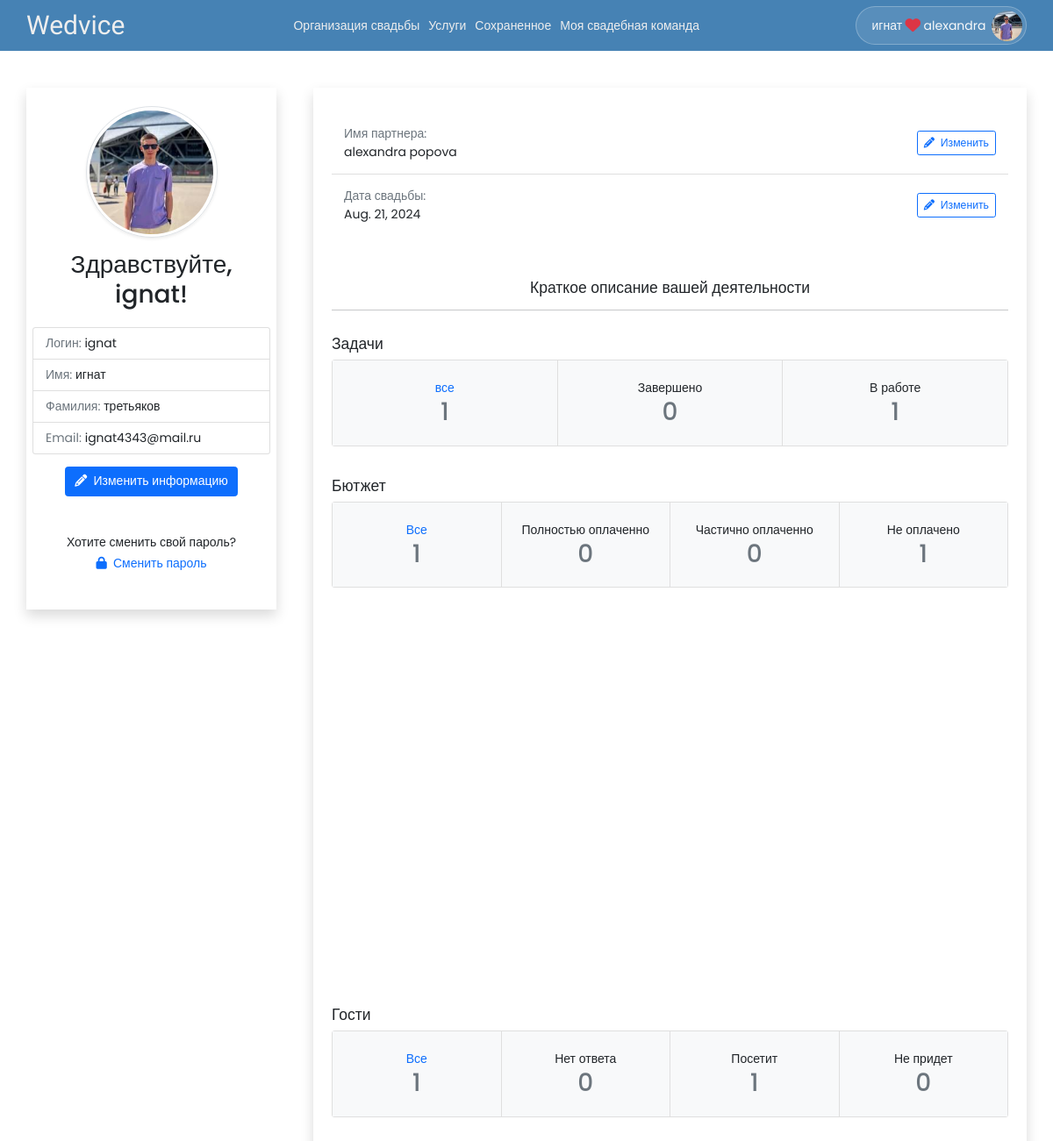
Screenshot of /U/profile/ (signed in) with the database file from the repository.
### dreamwed/models.py (models this page shows, shortened)
class User(AbstractUser):
   is_vendor = models.BooleanField(default=False)
   is_wedding_planner = models.BooleanField(default=False)
   phone_number = PhoneNumberField(blank=True, null=True, unique=True)
   profile = models.ImageField(default='default.jpg', upload_to='profile_pics')
   class Meta:
      ordering = ['last_name', 'first_name']

class WeddingPlanner(models.Model):
   user = models.OneToOneField(User, on_delete=CASCADE, primary_key=True)
   partner_first_name = models.CharField(max_length=50, blank=True, null=True)
   partner_last_name = models.CharField(max_length=50, blank=True, null=True)
   wedding_date = models.DateField(blank=True, null=True)
   wedding_budget = models.FloatField(blank=True, null=True)

### dreamwed/views/dreamwed.py (the view)
# urls.py: path('U/profile/', dreamwed.user_profile, name='user-profile'),
@login_required
def user_profile(request):
   curr_user = request.user
   if curr_user.is_vendor:
      img_form = VendorImageUploadForm()
      images = VendorImageUpload.objects.filter(vendor_id=curr_user.id)
      context = {
         'img_form': img_form,
         'images': images,
      }
      return render(request, 'vendor/profile.html', context)
   elif curr_user.is_wedding_planner:
      all_todos = Todo.objects.filter(wedplanner_id=curr_user.id).count()
      completed_todos = Todo.objects.filter(wedplanner_id=curr_user.id, completed=True).count()
      in_progress_todos = Todo.objects.filter(wedplanner_id=curr_user.id, completed=False).count()
      budget_items = BudgetItem.objects.filter(wedplanner_id=curr_user.id).count()
      budget_items_fully_paid = BudgetItem.objects.filter(wedplanner_id=curr_user.id, cost=F('paid')).count()
      budget_items_partially_paid = BudgetItem.objects.filter(
         wedplanner_id=curr_user.id,
         cost__gt=F('paid'),
         paid__gt=0).count()
      budget_items_not_paid = BudgetItem.objects.filter(wedplanner_id=curr_user.id, paid=0).count()
      budget_items_not_paid += BudgetItem.objects.filter(wedplanner_id=curr_user.id, paid=None).count()
      all_guests = Guest.objects.filter(wedplanner_id=curr_user.id).count()
      guests_pending = Guest.objects.filter(wedplanner_id=curr_user.id, rsvp='Pending').count()
      guests_attending = Guest.objects.filter(wedplanner_id=curr_user.id, rsvp='Attending').count()
      guests_declined = Guest.objects.filter(wedplanner_id=curr_user.id, rsvp='Declined').count()
      context = {
         'all_todos': all_todos,
         'completed_todos': completed_todos,
         'in_progress_todos': in_progress_todos,
         'budget_items': budget_items,
         'budget_items_fully_paid': budget_items_fully_paid,
         'budget_items_partially_paid': budget_items_partially_paid,
         'budget_items_not_paid': budget_items_not_paid,
         'all_guests': all_guests,
         'guests_pending': guests_pending,
         'guests_attending': guests_attending,
         'guests_declined': guests_declined,
      }
      return render(request, 'wedplanner/profile.html', context)

### templates/wedplanner/profile.html (shortened to what this page needs)
{% extends 'include/user-profile-base.html' %}
{% block extra-profile-info %}
<ul class="list-group list-group-flush py-2">
   <li class="list-group-item d-flex justify-content-between align-items-center py-3">
      <div>
         <div class="text-muted">Имя партнера:</div>
         {% if user.weddingplanner.partner_first_name or user.weddingplanner.partner_last_name %}
            {{ user.weddingplanner.partner_first_name }} {{ user.weddingplanner.partner_last_name }}
         {% else %}
            Не указанно. <i>Нажмите кнопку <code>Изменить</code> что бы добавить имя вашего партнера</i>
         {% endif %}
      </div>
      <a href="{% url 'wedplanner-profile-update' %}" class="btn btn-outline-primary btn-sm ms-2">
         <i class="fas fa-pencil-alt"></i>
         <span class="ms-1">Изменить</span>
      </a>
   </li>
   <li class="list-group-item d-flex justify-content-between align-items-center py-3">
      <div>
         <div class="text-muted">Дата свадьбы:</div>
         {% if user.weddingplanner.wedding_date %}
            {{ user.weddingplanner.wedding_date }}
         {% else %}
            Не указанно. <i>Нажмите кнопку <code>Изменить</code> что бы добавить имя вашего партнера</i>
         {% endif %}
      </div>
      <a href="{% url 'wedplanner-profile-update' %}" class="btn btn-outline-primary btn-sm ms-2">
         <i class="fas fa-pencil-alt"></i>
         <span class="ms-1">Изменить</span>
      </a>
   </li>
</ul>
<div class="mt-5 mb-3">
   <h5 class="text-center">Краткое описание вашей деятельности</h5>
   <hr>
</div>
<section class="py-2 mt-4">
   <h5 class="mb-2">Задачи</h5>
   <div class="card-group justify-content-center text-center">
      <div class="card">
         <a href="{% url 'checklist-all' %}" class="d-block bg-light py-4">
            <p class="m-0">все</p>
            <h2 class="text-muted m-0">{{ all_todos }}</h2>
         </a>
      </div>
      <div class="card">
         <div class="d-block bg-light py-4">
            <p class="m-0">Завершено</p>
            <h2 class="text-muted m-0">{{ completed_todos }}</h2>
         </div>
      </div>
      <div class="card">
         <div class="d-block bg-light py-4">
            <p class="m-0">В работе</p>
            <h2 class="text-muted m-0">{{ in_progress_todos }}</h2>
         </div>
      </div>
   </div>
</section>
<section class="py-2 mt-4">
   <h5 class="mb-2">Бютжет</h5>
   <div class="card-group justify-content-center text-center">
      <div class="card">
         <a href="{% url 'budget-manager' %}" class="d-block bg-light py-4">
            <p class="m-0">Все</p>
            <h2 class="text-muted m-0">{{ budget_items }}</h2>
         </a>
      </div>
      <div class="card">
         <div class=" bg-light py-4">
            <p class="m-0">Полностью оплаченно</p>
            <h2 class="text-muted m-0">{{ budget_items_fully_paid }}</h2>
         </div>
      </div>
      <div class="card">
         <div class=" bg-light py-4">
            <p class="m-0">Частично оплаченно</p>
            <h2 class="text-muted m-0">{{ budget_items_partially_paid }}</h2>
         </div>
      </div>
      <div class="card">
         <div class=" bg-light py-4">
            <p class="m-0">Не оплачено</p>
            <h2 class="text-muted m-0">{{ budget_items_not_paid }}</h2>
         </div>
      </div>
   </div>
   <div id="chartContainer" class="mt-5" style="height: 400px; max-width: 920px; margin: 0px auto;"></div>
</section>
<section class="py-2 mt-4">
   <h5 class="mb-2">Гости</h5>
   <div class="card-group justify-content-center text-center">
      <div class="card">
         <a href="{% url 'guestlist' %}" class="d-block bg-light py-4">
            <p class="m-0">Все</p>
            <h2 class="text-muted m-0">{{ all_guests }}</h2>
         </a>
      </div>
      <div class="card">
         <div class=" bg-light py-4">
            <p class="m-0">Нет ответа</p>
            <h2 class="text-muted m-0">{{ guests_pending }}</h2>
         </div>
      </div>
      <div class="card">
         <div class=" bg-light py-4">
            <p class="m-0">Посетит</p>
            <h2 class="text-muted m-0">{{ guests_attending }}</h2>
         </div>
      </div>
      <div class="card">
         <div class=" bg-light py-4">
            <p class="m-0">Не придет</p>
            <h2 class="text-muted m-0">{{ guests_declined }}</h2>
         </div>
      </div>
   </div>
</section>
{% endblock extra-profile-info %}

### templates/include/user-profile-base.html (shortened to what this page needs)
{% extends 'base.html' %}
{% block body %}
{% include 'include/header.html' %}
<div class="container">
   <div class="row align-items-start py-5">
      <div class="col-3 shadow px-2 pt-4 pb-5 text-center">
         <div class="d-flex justify-content-center">
            <div class="d-flex align-items-center justify-content-center circle-profile rounded-circle shadow-sm border p-1">
               <div class="d-flex align-items-center overflow-hidden rounded-circle w-100 h-100">
                  <img src="{{ user.profile.url }}" class="d-block w-100" alt="">
               </div>
            </div>
         </div>
         <h2 class="mt-3">Здравствуйте, {{ user.username }}! </h2>
         <ul class="list-group py-3 text-start">
            <li class="list-group-item"><span class="text-muted">Логин:</span>
               <span>{{ user.username }}</span>
            </li>
            <li class="list-group-item"><span class="text-muted">Имя:</span>
               <span>{{ user.first_name }}</span>
            </li>
            <li class="list-group-item"><span class="text-muted">Фамилия:</span>
               <span>{{ user.last_name }}</span>
            </li>
            <li class="list-group-item"><span class="text-muted">Email:</span>
               <span>{{ user.email }}</span>
            </li>
         </ul>
         <a href="{% url 'user-account-info-update' %}" class="btn btn-primary">
            <i class="fas fa-pencil-alt"></i>
            <span class="ms-1">Изменить информацию</span>
         </a>
         <div class="mt-5">
            Хотите сменить свой пароль? <br>
            <a class="d-inline-block mt-1" href="#">
               <i class="fas fa-lock"></i>
               <span class="ms-1">Сменить пароль</span>
            </a>
         </div>
      </div>
      <div class="col shadow px-4 pt-4 pb-5 ms-5">
         {% block extra-profile-info %}{% endblock extra-profile-info %}
      </div>
   </div>
</div>
{% endblock body %}

### templates/include/header.html (shortened to what this page needs)
<nav class="sticky-top" id="navbar">
   <div class="container nav-container py-2 px-0">
      <div class="d-flex justify-content-between">
         <a id="logo" class="navbar-brand" href="{% url 'home' %}">Wedvice</a>
      </div>
      <div class="nav-secondary nav-middle">
         <div class="nav-links">
            {% if user.is_wedding_planner %}
            <a href="{% url 'checklist-all' %}">Организация свадьбы</a>
            <a href="{% url 'vendors' %}">Услуги</a>
            <a href="{% url 'bookmarks' %}">Сохраненное</a>
            <a href="{% url 'my-wedding-team' %}">Моя свадебная команда</a>
            {% elif user.is_vendor %}
            <a href="{% url 'user-profile' %}">Мой профиль поставщика</a>
            <a href="#">Запросы</a>
            <a href="#">Запросы стоимости</a>
            {% endif %}
         </div>
      </div>
      <div class="nav-secondary nav-right">
         <div class="nav-links">
            {% if user.is_authenticated %}
            <div class="dropdown d-flex align-items-center">
               <button class="dropdown-toggle p-1 rounded-pill d-flex align-items-center" type="button" id="dropdownProfile" data-bs-toggle="dropdown"aria-expanded="false" style="background: rgba(255, 255, 255, 0.1); border: 1px solid rgba(255, 255, 255, 0.25)">
                  <div class="d-flex align-items-center text-light ms-3 me-1">
                     {% if user.is_wedding_planner %}
                        <span>{{ user.first_name }}</span>
                        <i class="text-danger fs-5 mx-1 fas fa-heart"></i>
                        <span>{{user.weddingplanner.partner_first_name}}</span>
                     {% else %}
                        <span>{{ user.username }}</span>
                     {% endif %}
                  </div>
                  <span class="circle-sm rounded-circle d-flex align-items-center justify-content-center overflow-hidden ms-1">
                     <img src="{{ user.profile.url }}" alt="Profile picture">
                  </span>
               </button>
            </div>
            {% else %}
            <a href="{% url 'register' %}">Создать аккаунт</a>
            <a href="{% url 'login' %}">Вход пользователь</a>
            <a href="{% url 'admin:index' %}?next={% url 'home' %}">Вход админ</a>
            {% endif %}
         </div>
      </div>
   </div>
</nav>

### static/css/main.css (style rules this page uses)
html, body { font: 400 14px/1.5 'Poppins', sans-serif; }
body { margin: 0; padding: 0 0 4rem; position: relative; }
#logo { font-family: 'Fleur De Leah', cursive; font-size: 30px; line-height: 1; }
a { text-decoration: none; }
img { max-width: 100%; }
.circle-profile { --size: 150px; width: var(--size); height: var(--size); }
.circle-sm { --size: 35px; width: var(--size); height: var(--size); }
#dropdownProfile::after { display: none; }
#navbar { background: steelblue; }
#navbar a { color: #eee; }
#navbar .nav-secondary { max-height: 0; overflow: hidden; transform: translate(-100%, 0); transition: 0.25s ease-in-out; }
#navbar .nav-right .nav-links { padding-top: 1rem; border-top: 1px solid #aaa; }
#navbar .nav-middle .nav-links { padding: 1.4rem 0 1rem; }
#navbar .nav-secondary a { display: block; padding: 12px 0; }
@media screen and (min-width: 800px) { #navbar .nav-container { display: flex; justify-content: space-between; align-items: center; } }
@media screen and (min-width: 800px) { #navbar .nav-secondary { max-height: initial !important; overflow: initial !important; transform: translate(0) !important; } }
@media screen and (min-width: 800px) { #navbar .nav-secondary .nav-links { height: 100%; display: flex; align-items: center; } }
@media screen and (min-width: 800px) { #navbar .nav-right .nav-links { padding: 0; border: none; } }
@media screen and (min-width: 800px) { #navbar .nav-middle .nav-links { padding: 0; } }
@media screen and (min-width: 800px) { #navbar .nav-secondary a { padding: 0; } }
@media screen and (min-width: 800px) { #navbar .nav-secondary a + a { margin-left: 10px; } }

### rows the page displays
User: first_name "игнат", weddingplanner.partner_first_name "alexandra", profile (picture), username "ignat", last_name "третьяков", email "ignat4343@mail.ru", weddingplanner.partner_last_name "popova", weddingplanner.wedding_date "Aug. 21, 2024"

### other values shown
{{ all_todos }} "1"
{{ completed_todos }} "0"
{{ in_progress_todos }} "1"
{{ budget_items }} "1"
{{ budget_items_fully_paid }} "0"
{{ budget_items_partially_paid }} "0"
{{ budget_items_not_paid }} "1"
{{ all_guests }} "1"
{{ guests_pending }} "0"
{{ guests_attending }} "1"
{{ guests_declined }} "0"
